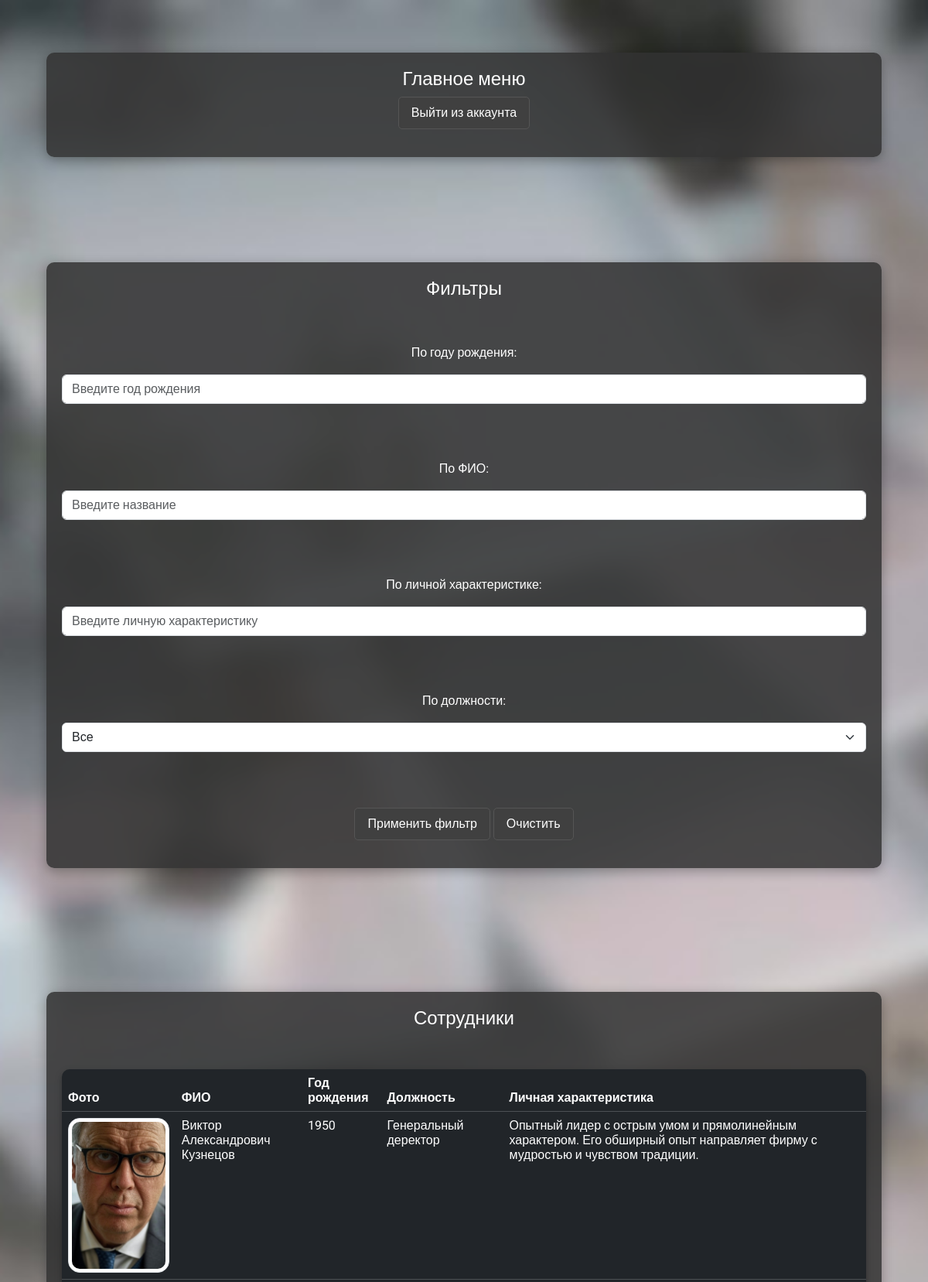
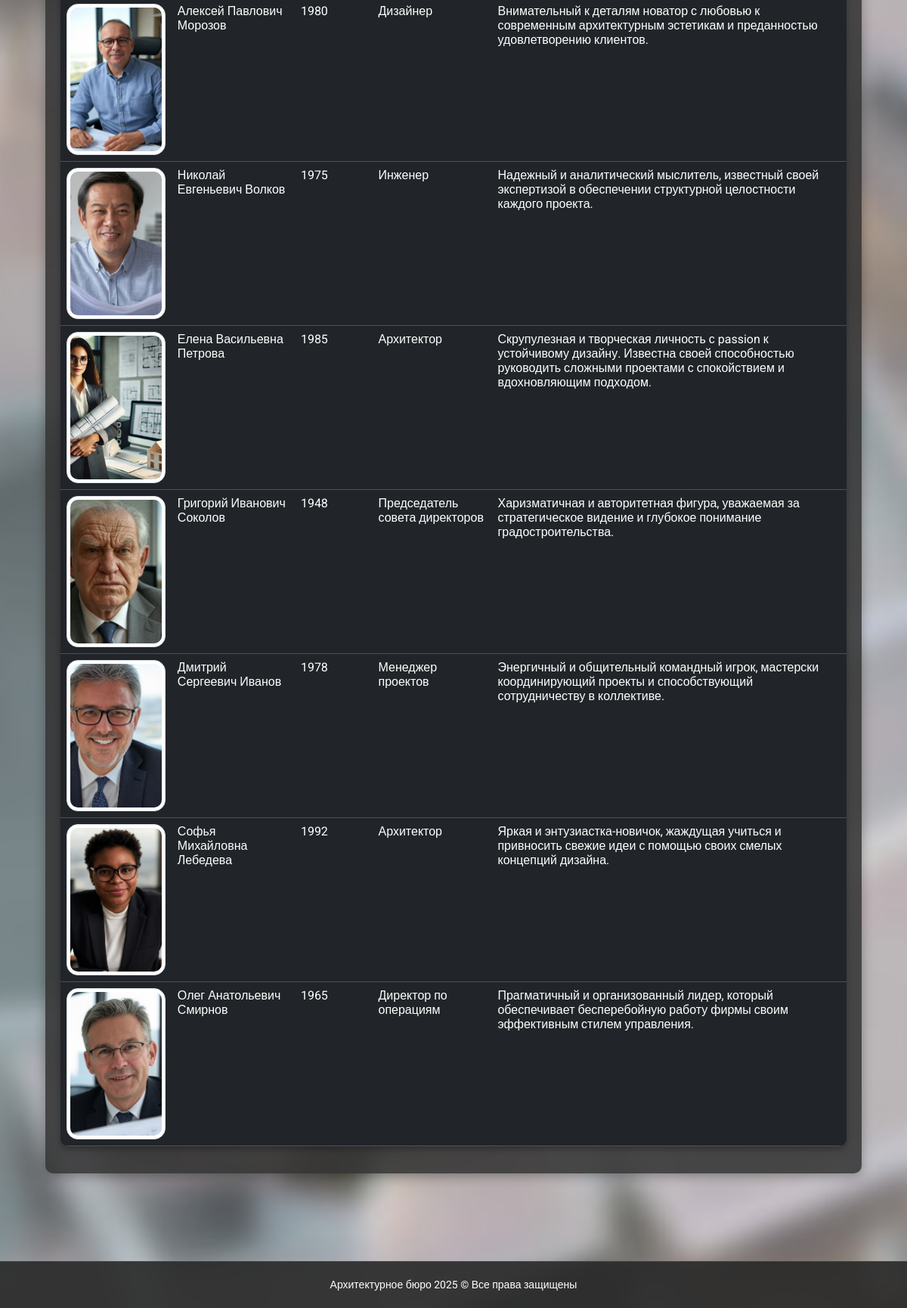
The app's page /index.php (signed in) with its own data (2 pictures, top to bottom).
### tables this page shows
CREATE TABLE `employees` (
  `id` int(11) UNSIGNED NOT NULL,
  `img_path` varchar(45) NOT NULL,
  `name` varchar(45) NOT NULL,
  `birth` int(11) NOT NULL,
  `id_type` int(11) NOT NULL,
  `description` varchar(255) NOT NULL
);

CREATE TABLE `job_title` (
  `id` int(11) UNSIGNED NOT NULL,
  `name` varchar(45) NOT NULL
);

### logic.php (called while the page is built, shortened)
<?php
require_once 'db.php';
$price_filter = isset($_GET['birth']) ? htmlspecialchars($_GET['birth']) : '';
$name_filter = isset($_GET['name']) ? htmlspecialchars($_GET['name']) : '';
$description_filter = isset($_GET['description']) ? htmlspecialchars($_GET['description']) : '';
$type_filter = isset($_GET['id_type']) ? htmlspecialchars($_GET['id_type']) : '';
$query = "SELECT * FROM employees";
$params = array();
$stmt = $connect->prepare($query);
$stmt->execute($params);
$employees = $stmt->fetchAll(PDO::FETCH_ASSOC);
$stmtTypes = $connect->query("SELECT * FROM job_title");
$job_title = $stmtTypes->fetchAll(PDO::FETCH_ASSOC);
?>

### index.php (the view, shortened to what this page needs)
<?php
include "logic.php";
if (!isset($_SESSION['user_id'])) {
    echo '<br><br><div class="container">
            <div class="row justify-content-center">
                <div class="col-12 text-center">
                    <h3>Вы не вошли в аккаунт</h3>
                    <p>
                        <a href="./autorisation.php" class="link-dark link-offset-2 link-underline-opacity-25 link-underline-opacity-100-hover">Войти в аккаунт</a> или
                        <a href="./registration.php" class="link-dark link-offset-2 link-underline-opacity-25 link-underline-opacity-100-hover">Регистрация</a>
                    </p>
                </div>
            </div>
        </div>';
} else {
    echo '
        <div class="container">
            <div class="row">
                <div class="col-12">
                    <div class="text-center">
                        <h4>Главное меню</h4>
                    </div>
                </div>
            </div>
            <div class="row">
                <div class="col-12">
                    <div class="text-center">
                        <p><a href="logout.php" class="btn btn-danger">Выйти из аккаунта</a></p>
                    </div>
                </div>
            </div>
        </div>
        <div class="container text-center">
            <h4>Фильтры</h4>
            <br><br>
            <div class="row">
                <div class="col-12">
                    <div class="text-center">
                        <form method="get" action="./">
                            <p class="text-center">По году рождения:</p>
                            <input type="text" class="form-control" name="birth" placeholder="Введите год рождения" value="' . htmlspecialchars($price_filter) . '">
                            <br><br><br>
                            <p class="text-center">По ФИО:</p>
                            <input type="text" class="form-control" name="name" placeholder="Введите название" value="' . htmlspecialchars($name_filter) . '">
                            <br><br><br>
                            <p class="text-center">По личной характеристике:</p>
                            <input type="text" class="form-control" name="description" placeholder="Введите личную характеристику" value="' . htmlspecialchars($description_filter) . '">
                            <br><br><br>
                            <p class="text-center">По должности:</p>
                            <select name="id_type" class="form-select">
                                <option value="" ' . ($type_filter == '' ? 'selected' : '') . '>Все</option>
                                <option value="1" ' . ($type_filter == '1' ? 'selected' : '') . '>Архитектор</option>
                                <option value="2" ' . ($type_filter == '2' ? 'selected' : '') . '>Инженер</option>
                                <option value="3" ' . ($type_filter == '3' ? 'selected' : '') . '>Дизайнер</option>
                                <option value="4" ' . ($type_filter == '4' ? 'selected' : '') . '>Генеральный директор</option>
                                <option value="5" ' . ($type_filter == '5' ? 'selected' : '') . '>Старший архитектор</option>
                                <option value="6" ' . ($type_filter == '6' ? 'selected' : '') . '>Директор по операциям</option>
                                <option value="7" ' . ($type_filter == '7' ? 'selected' : '') . '>Председатель совета директоров</option>
                                <option value="8" ' . ($type_filter == '8' ? 'selected' : '') . '>Менеджер проектов</option>
                            </select>
                            <br><br><br>
                            <div class="text-center">
                                <button type="submit" class="btn btn-primary">Применить фильтр</button>
                                <a href="./" class="btn btn-danger">Очистить</a>
                            </div>
                        </form>
                    </div>
                </div>
            </div>
        </div>
        <div class="container text-center">
            <h4>Сотрудники</h4>
            <br>
            <table class="table table-dark">
                <thead>
                    <tr>
                        <th scope="col">Фото</th>
                        <th scope="col">ФИО</th>
                        <th scope="col">Год рождения</th>
                        <th scope="col">Должность</th>
                        <th scope="col">Личная характеристика</th>
                    </tr>
                </thead>
                <tbody>';
    foreach ($employees as $employee) {
        echo '<tr>
                <td>';
        if (isset($_SESSION['user_id'])) {
            echo '<img class="img-thumbnail" alt="Responsive image" src="catalogue_images/' . htmlspecialchars($employee['img_path']) . '"/>';
        } else {
            echo '<img class="img-thumbnail" alt="Responsive image" src="catalogue_images/low.png"/>';
        }
        echo '</td>
                <td>' . htmlspecialchars($employee['name']) . '</td>
                <td>' . htmlspecialchars($employee['birth']) . '</td>
                <td>' . htmlspecialchars($job_title[$employee['id_type'] - 1]['name']) . '</td>
                <td>' . htmlspecialchars($employee['description']) . '</td>
              </tr>';
    }
    echo '</tbody>
            </table>
        </div>
    ';
}
?>
<!DOCTYPE html>
<html lang="en">
<head>
    <link href="css/bootstrap.min.css" rel="stylesheet">
    <link href="css/style.css" rel="stylesheet" type="text/css" />
</head>
<body>
    <br><br><br><br>
    <footer>
    Архитектурное бюро 2025 &copy; Все права защищены
</footer>
</body>
</html>

### css/style.css (style rules this page uses)
html, body { height: 100%; margin: 0; padding: 0; font-family: 'Roboto', sans-serif; background: url('../images/background.jpg') no-repeat center center/cover fixed; backdrop-filter: blur(10px); color: #fff; display: flex; flex-direction: column; }
button, .btn { background-color: #404040; color: #ffffff; border: 1px solid #555555; border-radius: 5px; padding: 8px 16px; font-family: 'Roboto', sans-serif; font-size: 16px; cursor: pointer; transition: background-color 0.3s ease; }
.container { background: rgba(50, 50, 50, 0.85); padding: 20px; border-radius: 10px; box-shadow: 0 4px 15px rgba(0, 0, 0, 0.3); color: #fff; margin: 20px auto; flex: 1; width: 90%; max-width: 1200px; }
.table-dark { background: rgba(50, 50, 50, 0.6); border-radius: 10px; overflow: hidden; box-shadow: 0 4px 10px rgba(0, 0, 0, 0.3); margin-top: 20px; }
.img-thumbnail { border-radius: 15px; width: 400px; height: 200px; object-fit: cover; }
footer { background-color: rgba(40, 40, 40, 0.9); color: #fff; padding: 20px; text-align: center; font-size: 14px; border-top: 1px solid rgba(80, 80, 80, 0.5); position: relative; width: 100%; margin-top: auto; }

### records on screen
employees: img_path (picture), name "Виктор Александрович Кузнецов", birth "1950", id_type.name "Генеральный деректор", description "Опытный лидер с острым умом и прямолинейным характером. Его обширный опыт направляет фирму с мудростью и чувством традиции."
employees: img_path (picture), name "Алексей Павлович Морозов", birth "1980", id_type.name "Дизайнер", description "Внимательный к деталям новатор с любовью к современным архитектурным эстетикам и преданностью удовлетворению клиентов."
employees: img_path (picture), name "Николай Евгеньевич Волков", birth "1975", id_type.name "Инженер", description "Надежный и аналитический мыслитель, известный своей экспертизой в обеспечении структурной целостности каждого проекта."
employees: img_path (picture), name "Елена Васильевна Петрова", birth "1985", id_type.name "Архитектор", description "Скрупулезная и творческая личность с passion к устойчивому дизайну. Известна своей способностью руководить сложными проектами с спокойствием и вдохновляющим подходом."
employees: img_path (picture), name "Григорий Иванович Соколов", birth "1948", id_type.name "Председатель совета директоров", description "Харизматичная и авторитетная фигура, уважаемая за стратегическое видение и глубокое понимание градостроительства."
employees: img_path (picture), name "Дмитрий Сергеевич Иванов", birth "1978", id_type.name "Менеджер проектов", description "Энергичный и общительный командный игрок, мастерски координирующий проекты и способствующий сотрудничеству в коллективе."
employees: img_path (picture), name "Софья Михайловна Лебедева", birth "1992", id_type.name "Архитектор", description "Яркая и энтузиастка-новичок, жаждущая учиться и привносить свежие идеи с помощью своих смелых концепций дизайна."
employees: img_path (picture), name "Олег Анатольевич Смирнов", birth "1965", id_type.name "Директор по операциям", description "Прагматичный и организованный лидер, который обеспечивает бесперебойную работу фирмы своим эффективным стилем управления."
